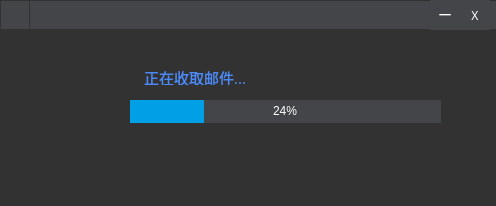
<?xml version="1.0" encoding="UTF-8"?>
<ui version="4.0">
 <class>Dialog</class>
 <widget class="QDialog" name="Dialog">
  <property name="geometry">
   <rect>
    <x>0</x>
    <y>0</y>
    <width>496</width>
    <height>206</height>
   </rect>
  </property>
  <property name="windowTitle">
   <string>Dialog</string>
  </property>
  <property name="windowIcon">
   <iconset>
    <normaloff>logo.png</normaloff>logo.png</iconset>
  </property>
  <property name="styleSheet">
   <string notr="true">border: 1px solid rgb(50, 50, 50);
        background: rgb(50, 50, 50);</string>
  </property>
  <widget class="QLabel" name="gifLabel">
   <property name="geometry">
    <rect>
     <x>30</x>
     <y>80</y>
     <width>91</width>
     <height>61</height>
    </rect>
   </property>
   <property name="text">
    <string/>
   </property>
  </widget>
  <widget class="QProgressBar" name="progressBar">
   <property name="geometry">
    <rect>
     <x>130</x>
     <y>100</y>
     <width>311</width>
     <height>23</height>
    </rect>
   </property>
   <property name="styleSheet">
    <string notr="true">QProgressBar{
        border: none;
        color: white;
        text-align: center;
        background: rgb(68, 69, 73);
}
QProgressBar::chunk {
        border: none;
        background: rgb(0, 160, 230);
}</string>
   </property>
   <property name="value">
    <number>24</number>
   </property>
  </widget>
  <widget class="QLabel" name="txtLabel">
   <property name="geometry">
    <rect>
     <x>140</x>
     <y>65</y>
     <width>241</width>
     <height>21</height>
    </rect>
   </property>
   <property name="text">
    <string>&lt;p align=left style=&quot;font-family:Microsoft YaHei;font:15px;color:#4C8BF5&quot;&gt;正在收取邮件...&lt;/p&gt;</string>
   </property>
  </widget>
  <widget class="QWidget" name="widget" native="true">
   <property name="geometry">
    <rect>
     <x>0</x>
     <y>160</y>
     <width>551</width>
     <height>41</height>
    </rect>
   </property>
   <widget class="QLabel" name="userLabel">
    <property name="geometry">
     <rect>
      <x>30</x>
      <y>0</y>
      <width>381</width>
      <height>31</height>
     </rect>
    </property>
    <property name="text">
     <string/>
    </property>
   </widget>
  </widget>
  <widget class="QWidget" name="widget_2" native="true">
   <property name="geometry">
    <rect>
     <x>0</x>
     <y>0</y>
     <width>501</width>
     <height>30</height>
    </rect>
   </property>
   <property name="styleSheet">
    <string notr="true">background: rgb(68, 69, 73);</string>
   </property>
   <widget class="QLabel" name="iconlabel">
    <property name="geometry">
     <rect>
      <x>0</x>
      <y>0</y>
      <width>30</width>
      <height>30</height>
     </rect>
    </property>
    <property name="pixmap">
     <pixmap>logo.png</pixmap>
    </property>
    <property name="scaledContents">
     <bool>true</bool>
    </property>
   </widget>
   <widget class="QLabel" name="labelmin">
    <property name="geometry">
     <rect>
      <x>430</x>
      <y>0</y>
      <width>30</width>
      <height>30</height>
     </rect>
    </property>
    <property name="font">
     <font>
      <family>微软雅黑</family>
     </font>
    </property>
    <property name="styleSheet">
     <string notr="true">QLabel{
   color:white;
	border:0px;
}
QLabel:hover{
   background-color:rgb(255,255,255,50%);
}</string>
    </property>
    <property name="text">
     <string>一</string>
    </property>
    <property name="alignment">
     <set>Qt::AlignCenter</set>
    </property>
   </widget>
   <widget class="QLabel" name="labelclose">
    <property name="geometry">
     <rect>
      <x>460</x>
      <y>0</y>
      <width>30</width>
      <height>30</height>
     </rect>
    </property>
    <property name="font">
     <font>
      <family>微软雅黑</family>
     </font>
    </property>
    <property name="styleSheet">
     <string notr="true">QLabel{
   color:white;
   border:0px;
}
QLabel:hover{

   background-color:red;

}</string>
    </property>
    <property name="text">
     <string>X</string>
    </property>
    <property name="alignment">
     <set>Qt::AlignCenter</set>
    </property>
   </widget>
  </widget>
 </widget>
 <resources/>
 <connections/>
</ui>
